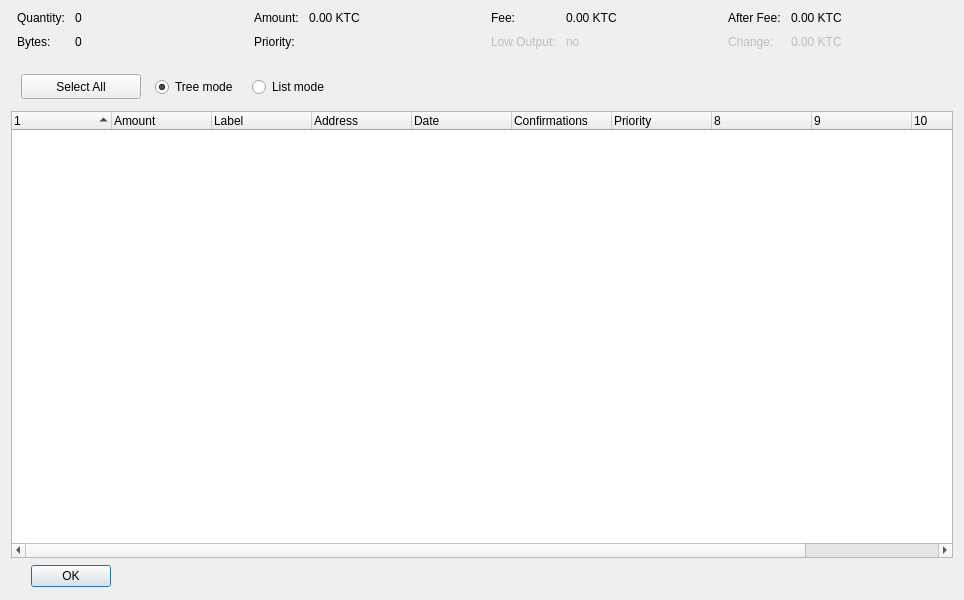
<?xml version="1.0" encoding="UTF-8"?>
<ui version="4.0">
 <class>CoinControlDialog</class>
 <widget class="QDialog" name="CoinControlDialog">
  <property name="geometry">
   <rect>
    <x>0</x>
    <y>0</y>
    <width>964</width>
    <height>600</height>
   </rect>
  </property>
  <property name="windowTitle">
   <string>Coin Control</string>
  </property>
  <layout class="QVBoxLayout" name="verticalLayout">
   <item>
    <layout class="QHBoxLayout" name="horizontalLayoutTop" stretch="0,0,0,0">
     <property name="topMargin">
      <number>0</number>
     </property>
     <property name="bottomMargin">
      <number>10</number>
     </property>
     <item>
      <layout class="QFormLayout" name="formLayoutCoinControl1">
       <property name="horizontalSpacing">
        <number>10</number>
       </property>
       <property name="verticalSpacing">
        <number>10</number>
       </property>
       <property name="leftMargin">
        <number>6</number>
       </property>
       <property name="rightMargin">
        <number>6</number>
       </property>
       <item row="0" column="0">
        <widget class="QLabel" name="labelCoinControlQuantityText">
         <property name="text">
          <string>Quantity:</string>
         </property>
        </widget>
       </item>
       <item row="0" column="1">
        <widget class="QLabel" name="labelCoinControlQuantity">
         <property name="cursor">
          <cursorShape>IBeamCursor</cursorShape>
         </property>
         <property name="contextMenuPolicy">
          <enum>Qt::ActionsContextMenu</enum>
         </property>
         <property name="text">
          <string>0</string>
         </property>
         <property name="textInteractionFlags">
          <set>Qt::LinksAccessibleByMouse|Qt::TextSelectableByKeyboard|Qt::TextSelectableByMouse</set>
         </property>
        </widget>
       </item>
       <item row="1" column="0">
        <widget class="QLabel" name="labelCoinControlBytesText">
         <property name="text">
          <string>Bytes:</string>
         </property>
        </widget>
       </item>
       <item row="1" column="1">
        <widget class="QLabel" name="labelCoinControlBytes">
         <property name="cursor">
          <cursorShape>IBeamCursor</cursorShape>
         </property>
         <property name="contextMenuPolicy">
          <enum>Qt::ActionsContextMenu</enum>
         </property>
         <property name="text">
          <string>0</string>
         </property>
         <property name="textInteractionFlags">
          <set>Qt::LinksAccessibleByMouse|Qt::TextSelectableByKeyboard|Qt::TextSelectableByMouse</set>
         </property>
        </widget>
       </item>
      </layout>
     </item>
     <item>
      <layout class="QFormLayout" name="formLayoutCoinControl2">
       <property name="horizontalSpacing">
        <number>10</number>
       </property>
       <property name="verticalSpacing">
        <number>10</number>
       </property>
       <property name="leftMargin">
        <number>6</number>
       </property>
       <property name="rightMargin">
        <number>6</number>
       </property>
       <item row="0" column="0">
        <widget class="QLabel" name="labelCoinControlAmountText">
         <property name="text">
          <string>Amount:</string>
         </property>
        </widget>
       </item>
       <item row="0" column="1">
        <widget class="QLabel" name="labelCoinControlAmount">
         <property name="cursor">
          <cursorShape>IBeamCursor</cursorShape>
         </property>
         <property name="contextMenuPolicy">
          <enum>Qt::ActionsContextMenu</enum>
         </property>
         <property name="text">
          <string>0.00 KTC</string>
         </property>
         <property name="textInteractionFlags">
          <set>Qt::LinksAccessibleByMouse|Qt::TextSelectableByKeyboard|Qt::TextSelectableByMouse</set>
         </property>
        </widget>
       </item>
       <item row="1" column="0">
        <widget class="QLabel" name="labelCoinControlPriorityText">
         <property name="text">
          <string>Priority:</string>
         </property>
        </widget>
       </item>
       <item row="1" column="1">
        <widget class="QLabel" name="labelCoinControlPriority">
         <property name="cursor">
          <cursorShape>IBeamCursor</cursorShape>
         </property>
         <property name="contextMenuPolicy">
          <enum>Qt::ActionsContextMenu</enum>
         </property>
         <property name="text">
          <string/>
         </property>
         <property name="textInteractionFlags">
          <set>Qt::LinksAccessibleByMouse|Qt::TextSelectableByKeyboard|Qt::TextSelectableByMouse</set>
         </property>
        </widget>
       </item>
      </layout>
     </item>
     <item>
      <layout class="QFormLayout" name="formLayoutCoinControl3">
       <property name="horizontalSpacing">
        <number>10</number>
       </property>
       <property name="verticalSpacing">
        <number>10</number>
       </property>
       <property name="leftMargin">
        <number>6</number>
       </property>
       <property name="rightMargin">
        <number>6</number>
       </property>
       <item row="0" column="0">
        <widget class="QLabel" name="labelCoinControlFeeText">
         <property name="text">
          <string>Fee:</string>
         </property>
        </widget>
       </item>
       <item row="0" column="1">
        <widget class="QLabel" name="labelCoinControlFee">
         <property name="cursor">
          <cursorShape>IBeamCursor</cursorShape>
         </property>
         <property name="contextMenuPolicy">
          <enum>Qt::ActionsContextMenu</enum>
         </property>
         <property name="text">
          <string>0.00 KTC</string>
         </property>
         <property name="textInteractionFlags">
          <set>Qt::LinksAccessibleByMouse|Qt::TextSelectableByKeyboard|Qt::TextSelectableByMouse</set>
         </property>
        </widget>
       </item>
       <item row="1" column="0">
        <widget class="QLabel" name="labelCoinControlLowOutputText">
         <property name="enabled">
          <bool>false</bool>
         </property>
         <property name="text">
          <string>Low Output:</string>
         </property>
        </widget>
       </item>
       <item row="1" column="1">
        <widget class="QLabel" name="labelCoinControlLowOutput">
         <property name="enabled">
          <bool>false</bool>
         </property>
         <property name="cursor">
          <cursorShape>IBeamCursor</cursorShape>
         </property>
         <property name="contextMenuPolicy">
          <enum>Qt::ActionsContextMenu</enum>
         </property>
         <property name="text">
          <string>no</string>
         </property>
         <property name="textInteractionFlags">
          <set>Qt::LinksAccessibleByMouse|Qt::TextSelectableByKeyboard|Qt::TextSelectableByMouse</set>
         </property>
        </widget>
       </item>
      </layout>
     </item>
     <item>
      <layout class="QFormLayout" name="formLayoutCoinControl4">
       <property name="horizontalSpacing">
        <number>10</number>
       </property>
       <property name="verticalSpacing">
        <number>10</number>
       </property>
       <property name="leftMargin">
        <number>6</number>
       </property>
       <property name="rightMargin">
        <number>6</number>
       </property>
       <item row="0" column="0">
        <widget class="QLabel" name="labelCoinControlAfterFeeText">
         <property name="text">
          <string>After Fee:</string>
         </property>
        </widget>
       </item>
       <item row="0" column="1">
        <widget class="QLabel" name="labelCoinControlAfterFee">
         <property name="cursor">
          <cursorShape>IBeamCursor</cursorShape>
         </property>
         <property name="contextMenuPolicy">
          <enum>Qt::ActionsContextMenu</enum>
         </property>
         <property name="text">
          <string>0.00 KTC</string>
         </property>
         <property name="textInteractionFlags">
          <set>Qt::LinksAccessibleByMouse|Qt::TextSelectableByKeyboard|Qt::TextSelectableByMouse</set>
         </property>
        </widget>
       </item>
       <item row="1" column="0">
        <widget class="QLabel" name="labelCoinControlChangeText">
         <property name="enabled">
          <bool>false</bool>
         </property>
         <property name="text">
          <string>Change:</string>
         </property>
        </widget>
       </item>
       <item row="1" column="1">
        <widget class="QLabel" name="labelCoinControlChange">
         <property name="enabled">
          <bool>false</bool>
         </property>
         <property name="cursor">
          <cursorShape>IBeamCursor</cursorShape>
         </property>
         <property name="contextMenuPolicy">
          <enum>Qt::ActionsContextMenu</enum>
         </property>
         <property name="text">
          <string>0.00 KTC</string>
         </property>
         <property name="textInteractionFlags">
          <set>Qt::LinksAccessibleByMouse|Qt::TextSelectableByKeyboard|Qt::TextSelectableByMouse</set>
         </property>
        </widget>
       </item>
      </layout>
     </item>
    </layout>
   </item>
   <item>
    <widget class="QFrame" name="frame">
     <property name="minimumSize">
      <size>
       <width>0</width>
       <height>40</height>
      </size>
     </property>
     <widget class="QWidget" name="horizontalLayoutWidget">
      <property name="geometry">
       <rect>
        <x>10</x>
        <y>2</y>
        <width>781</width>
        <height>40</height>
       </rect>
      </property>
      <layout class="QHBoxLayout" name="horizontalLayoutPanel" stretch="0,0,0,0">
       <property name="spacing">
        <number>14</number>
       </property>
       <item>
        <widget class="QPushButton" name="pushButtonSelectAll">
         <property name="sizePolicy">
          <sizepolicy hsizetype="Maximum" vsizetype="Fixed">
           <horstretch>0</horstretch>
           <verstretch>0</verstretch>
          </sizepolicy>
         </property>
         <property name="minimumSize">
          <size>
           <width>120</width>
           <height>25</height>
          </size>
         </property>
         <property name="text">
          <string>Select All</string>
         </property>
        </widget>
       </item>
       <item>
        <widget class="QRadioButton" name="radioTreeMode">
         <property name="sizePolicy">
          <sizepolicy hsizetype="Maximum" vsizetype="Fixed">
           <horstretch>0</horstretch>
           <verstretch>0</verstretch>
          </sizepolicy>
         </property>
         <property name="text">
          <string>Tree mode</string>
         </property>
         <property name="checked">
          <bool>true</bool>
         </property>
        </widget>
       </item>
       <item>
        <widget class="QRadioButton" name="radioListMode">
         <property name="sizePolicy">
          <sizepolicy hsizetype="Maximum" vsizetype="Fixed">
           <horstretch>0</horstretch>
           <verstretch>0</verstretch>
          </sizepolicy>
         </property>
         <property name="text">
          <string>List mode</string>
         </property>
        </widget>
       </item>
       <item>
        <spacer name="horizontalSpacer">
         <property name="orientation">
          <enum>Qt::Horizontal</enum>
         </property>
         <property name="sizeHint" stdset="0">
          <size>
           <width>40</width>
           <height>20</height>
          </size>
         </property>
        </spacer>
       </item>
      </layout>
     </widget>
    </widget>
   </item>
   <item>
    <widget class="CoinControlTreeWidget" name="treeWidget">
     <property name="contextMenuPolicy">
      <enum>Qt::CustomContextMenu</enum>
     </property>
     <property name="sortingEnabled">
      <bool>false</bool>
     </property>
     <property name="columnCount">
      <number>11</number>
     </property>
     <attribute name="headerShowSortIndicator" stdset="0">
      <bool>true</bool>
     </attribute>
     <attribute name="headerStretchLastSection">
      <bool>false</bool>
     </attribute>
     <column>
      <property name="text">
       <string/>
      </property>
     </column>
     <column>
      <property name="text">
       <string>Amount</string>
      </property>
     </column>
     <column>
      <property name="text">
       <string>Label</string>
      </property>
     </column>
     <column>
      <property name="text">
       <string>Address</string>
      </property>
     </column>
     <column>
      <property name="text">
       <string>Date</string>
      </property>
     </column>
     <column>
      <property name="text">
       <string>Confirmations</string>
      </property>
      <property name="toolTip">
       <string>Confirmed</string>
      </property>
     </column>
     <column>
      <property name="text">
       <string>Priority</string>
      </property>
     </column>
     <column>
      <property name="text">
       <string/>
      </property>
     </column>
     <column>
      <property name="text">
       <string/>
      </property>
     </column>
     <column>
      <property name="text">
       <string/>
      </property>
     </column>
     <column>
      <property name="text">
       <string/>
      </property>
     </column>
    </widget>
   </item>
   <item>
    <widget class="QDialogButtonBox" name="buttonBox">
     <property name="sizePolicy">
      <sizepolicy hsizetype="Maximum" vsizetype="Fixed">
       <horstretch>0</horstretch>
       <verstretch>0</verstretch>
      </sizepolicy>
     </property>
     <property name="minimumSize">
      <size>
       <width>120</width>
       <height>25</height>
      </size>
     </property>
     <property name="orientation">
      <enum>Qt::Horizontal</enum>
     </property>
     <property name="standardButtons">
      <set>QDialogButtonBox::Ok</set>
     </property>
     <property name="centerButtons">
      <bool>true</bool>
     </property>
    </widget>
   </item>
  </layout>
 </widget>
 <customwidgets>
  <customwidget>
   <class>CoinControlTreeWidget</class>
   <extends>QTreeWidget</extends>
   <header>coincontroltreewidget.h</header>
  </customwidget>
 </customwidgets>
 <resources/>
 <connections/>
</ui>
